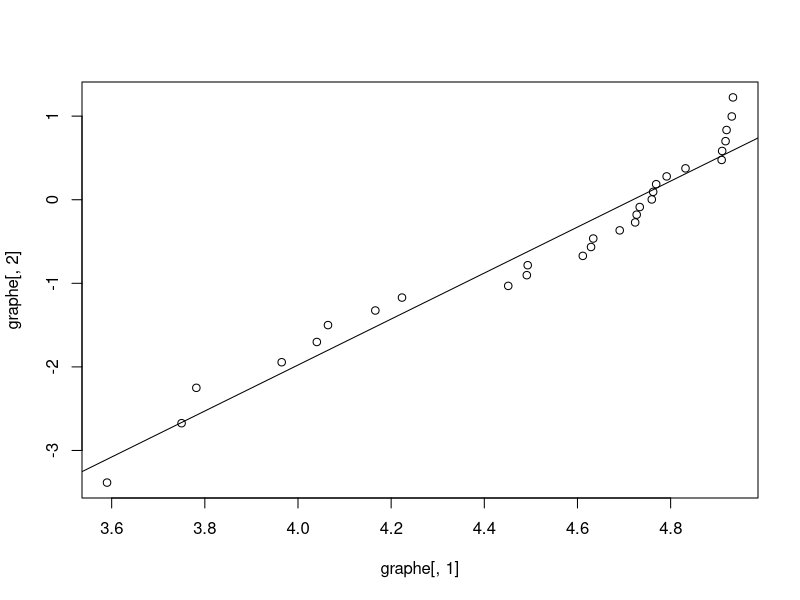

Write R code to recreate this figure. (Note: this script raises an error after producing the figure.)
## Test d'un échantillion de loi de Weibull
## Paramètres: Eta = 1       Beta =  5
## Taille Echantillion : 20
n = 30
eta = 100
beta = 3
sim <- rweibull(n,beta,eta)

## Graphe de proba pour avoir des conditions initiales
graphe <- matrix(0,n,2)
graphe[,1] = sim[order(sim)]
for (i in 1:n) {
  graphe[i,1] = log(graphe[i,1])
  graphe[i,2] = log(log(n/(n-i)))
}
graphe <- graphe[-n,]
plot(graphe[,2]~graphe[,1])
LM = lm(graphe[,2]~graphe[,1])
abline(LM)
origine=LM$coef[1]
pente = LM$coef[2]
eta0 = exp(origine)
beta0 = pente
## Estimation des paramètres
 f <- function(param) {
	eta = param[1]
	beta = param[2]
	-(n*log(beta) - n*beta*log(eta) + (beta-1)*sum(log(sim)) - sum((sim/eta)^beta)) 
	}

## Calcul de la moyenne des paramètres estimés
nbrExp = 1000
simEta <- c(1:nbrExp)
simBeta <- c(1:nbrExp)
for (i in 1:nbrExp) {	
	sim <- rweibull(n,beta,eta)
	res <- optim(c(eta0,beta0),f)
	simEta[i] = res$par[1]
	simBeta[i] = res$par[2]
}
etaMoy <- mean(simEta)
betaMoy <- mean(simBeta)
## Calcul de la variance des paramètre
varEta = mean(simEta^2)-etaMoy^2
varBeta = mean(simBeta^2)-betaMoy^2

## Tests d'adéquation
# Kolmogorov
betaEstime <- simBeta[nbrExp]
etaEstime <- simEta[nbrExp]
res <- ks.test(sim,"pweibull",betaEstime,etaEstime)
K = sqrt(n)*res$statistic[1]
# Cramer-von Mises
f = c(1:30)
simOrdre = sim[order(sim)]

for (i in 1:30)
  f[i] = pweibull(simOrdre[i],betaEstime,etaEstime)
funct = stepfun(simOrdre,c(0,f))
cvm.test(sim,funct)
